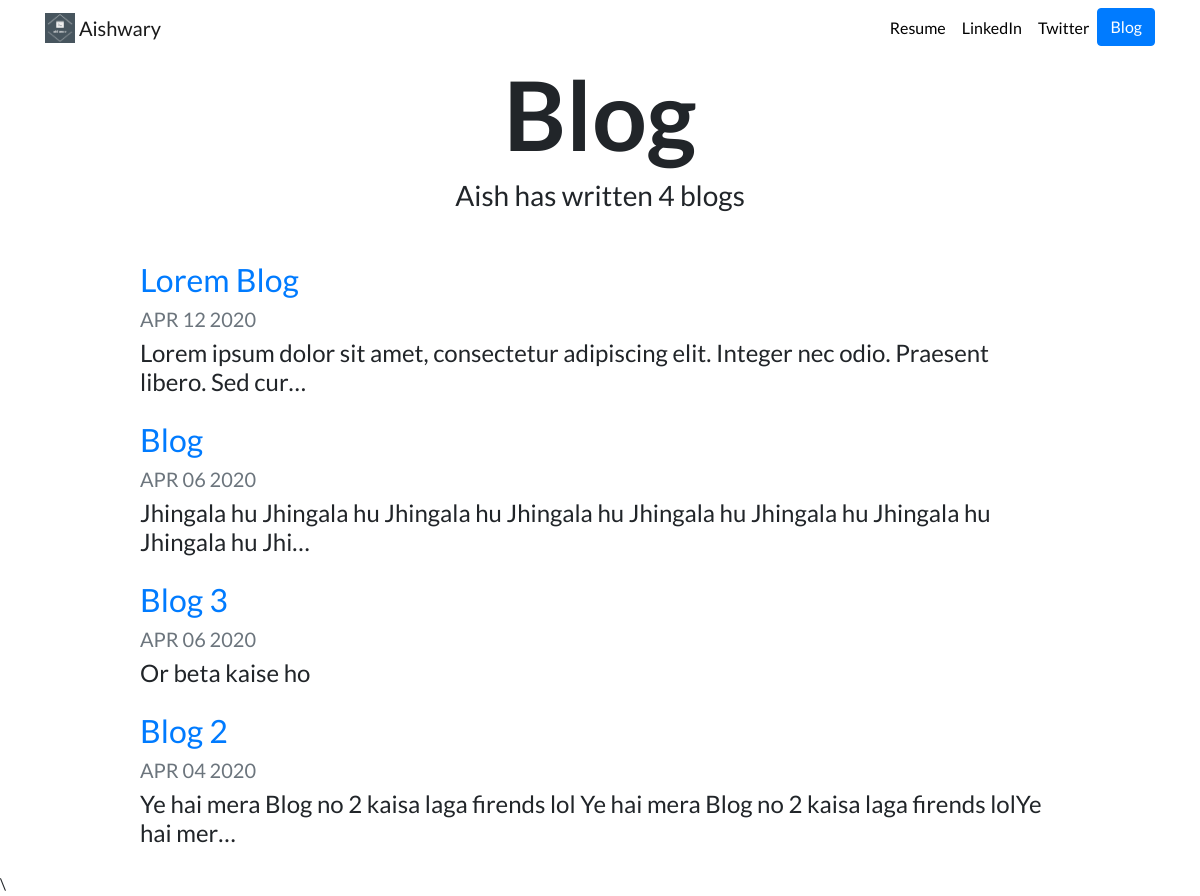
Screenshot of /blog/ with the database file from the repository.
### blog/models.py (models this page shows, shortened)
class Blog(models.Model):
    title = models.CharField(max_length=200)
    description = models.TextField()
    date = models.DateField()

### blog/views.py (the view)
# urls.py: path('', views.all_blogs, name='all_blogs'),
def all_blogs(request):
    blogs = Blog.objects.order_by('-date')[:5]
    return render(request, 'blog/all_blogs.html', {'blogs':blogs})

### blog/templates/blog/all_blogs.html
{% extends "portfolio/base.html" %}
{% load static %}
{% block content %}
<h1 id="blogtitle" class="font-weight-bold text-center">Blog</h1>
<h3 class="text-center mb-5">Aish has written {{ blogs.count }} blog{{ blogs.count|pluralize }}</h3>
{% for blog in blogs %}
<div class="row justify-content-center my-3">
  <div class="col-md-10">
    <a href="{% url 'blog:detail' blog.id %}">
      <h2>{{ blog.title }}</h2>
    </a>
    <h5 class="text-muted">{{ blog.date|date:'M d Y'|upper }}</h5>
    <h4>{{ blog.description|striptags|truncatechars:100 }}</h4>
  </div>
</div>
{% endfor %}
{% endblock %}

### portfolio/static/portfolio/custom.css (style rules this page uses)
body { font-family: 'Lato', sans-serif; }
#blogtitle { font-size: 6rem; }

### rows the page displays
Blog: title "Lorem Blog", date "APR 12 2020", description "Lorem ipsum dolor sit amet, consectetur adipiscing elit. Integer nec odio. Praesent libero. Sed cur…"
Blog: title "Blog", date "APR 06 2020", description "Jhingala hu Jhingala hu Jhingala hu Jhingala hu Jhingala hu Jhingala hu Jhingala hu Jhingala hu Jhi…"
Blog: title "Blog 3", date "APR 06 2020", description "Or beta kaise ho"
Blog: title "Blog 2", date "APR 04 2020", description "Ye hai mera Blog no 2 kaisa laga firends lol Ye hai mera Blog no 2 kaisa laga firends lolYe hai mer…"

### other values shown
{{ blogs.count }} "4"
